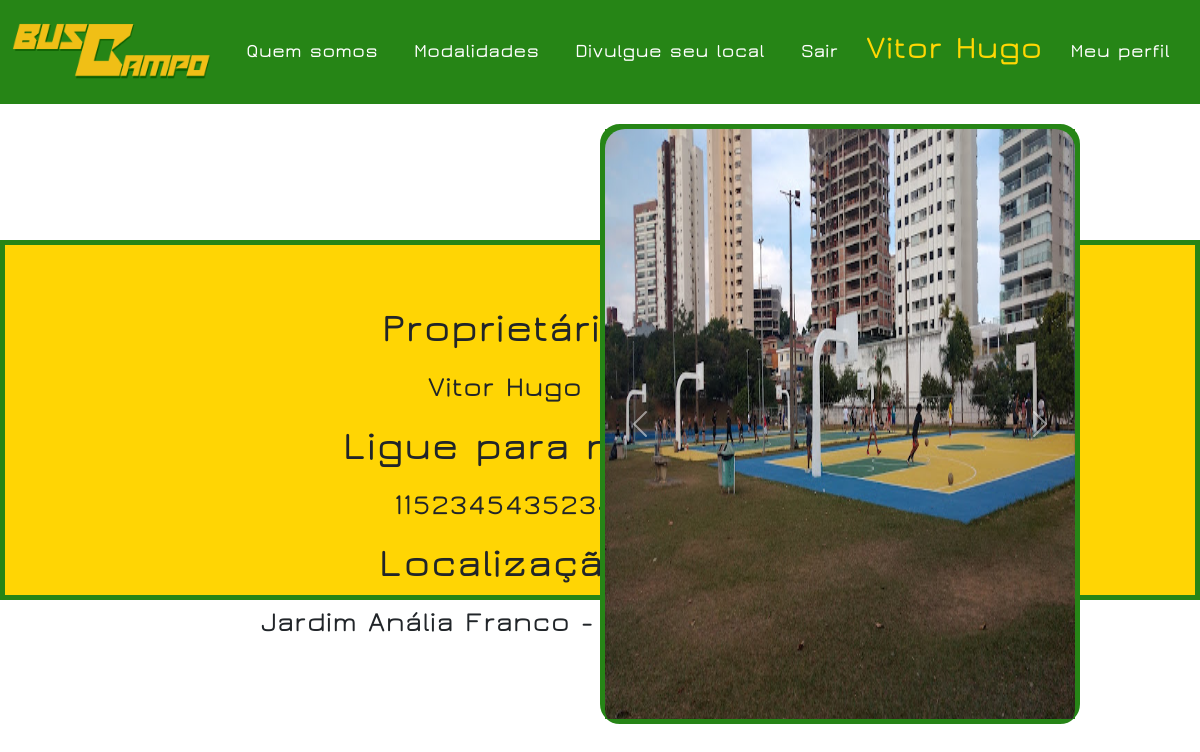
Page /contato.php?id_local=19 (signed in) on the committed database.
### tables this page shows
CREATE TABLE `tb_local` (
  `id_local` int(11) NOT NULL,
  `nome_local` varchar(40) NOT NULL,
  `id_categoria` int(11) NOT NULL,
  `desc_local` varchar(70) NOT NULL,
  `telefone` varchar(15) NOT NULL,
  `cep` varchar(9) NOT NULL,
  `rua` varchar(50) NOT NULL,
  `numero` int(11) NOT NULL,
  `bairro` varchar(40) NOT NULL,
  `cidade` varchar(50) NOT NULL,
  `estado` varchar(2) NOT NULL,
  `id_cliente` int(11) NOT NULL,
  `img1` varchar(60) NOT NULL,
  `img2` varchar(60) NOT NULL,
  `img3` varchar(60) NOT NULL
);

CREATE TABLE `tb_locador` (
  `id_cliente` int(11) NOT NULL,
  `nome_cliente` varchar(32) NOT NULL,
  `email` varchar(50) NOT NULL,
  `doc` varchar(20) NOT NULL,
  `telefone` varchar(15) NOT NULL,
  `imagem` varchar(60) NOT NULL,
  `senha` varchar(40) NOT NULL
);

### contato.php (the view, shortened to what this page needs)
<?php
@include('menu.php');
require('connect.php');
extract($_GET);
$quadra = mysqli_query($con, "SELECT * FROM `tb_local` INNER JOIN `tb_categoria` ON `tb_local`.`id_categoria` = `tb_categoria`.`id_categoria` INNER JOIN `tb_locador` ON `tb_local`.`id_cliente` = `tb_locador`.`id_cliente` where `id_local` = '$id_local'");
$quadra = mysqli_fetch_array($quadra);
?>
<!DOCTYPE html>
<html lang="en">
<head>
    <link rel="stylesheet" href="css/contato.css">
</head>
<body>
<div class="lista">
    <div class="box-lista">
    <h1>Proprietário</h1>
    <h3><?php echo $quadra['nome_cliente'] ?></h3>
    <h1>Ligue para nós</h1>
    <h3><?php echo $quadra['4'] ?></h3>
    <h1>Localização</h1>
    <h3><?php echo "$quadra[bairro]  -  $quadra[cidade]"?></h3>
    </div>
</div>
    <div class="dir">
        <div class="conteudo">
        <div id="carouselExampleControlsNoTouching" class="carousel slide" data-bs-touch="false">
  <div class="carousel-inner">
    <div class="carousel-item active">
      <img src=<?php echo  "$quadra[img1]>"?>
    </div>
  </div>
  <button class="carousel-control-prev" type="button" data-bs-target="#carouselExampleControlsNoTouching" data-bs-slide="prev">
    <span class="carousel-control-prev-icon" aria-hidden="true"></span>
  </button>
  <button class="carousel-control-next" type="button" data-bs-target="#carouselExampleControlsNoTouching" data-bs-slide="next">
    <span class="carousel-control-next-icon" aria-hidden="true"></span>
  </button>
</div>
        </div>
        </div>
</body>
</html>

### css/menu.css (style rules this page uses)
* { font-family: 'jura' !important; }

### css/contato.css (style rules this page uses)
* { border: 0; padding: 0; margin: 0; font-family: 'jura' !important; }
body { background-image: url(../imgs/ball.jpg); background-repeat: no-repeat; background-position: center; background-size: cover; }
.lista { background-color:#ffd504; border: #268516 solid 5px; width: 100%; position: fixed; top: 30%; height: 45vh; display: flex; flex-direction: column; justify-content: center ; }
.lista .box-lista { height: 100%; width: 600px; margin-left: 200px; text-align: center; padding-top: 50px; }
.box-lista h1 { padding: 10px; }
.dir { position: relative; position: relative; left: 45%; width: 50%; height: 100vh; display: flex; align-items: center; justify-content: center; }
.conteudo { background-color: #edf2f4; border-radius: 20px; width: 80%; height: 600px; position: relative; top: 3%; display: flex; flex-direction: column; border: solid 5px #268516; }
.carousel { height: 100%; }
.carousel-inner { background-color: #268516; height: 100%; }
.carousel-inner img { height: 600px; width: 100%; border-radius: 20px; }

### rows in the picture
tb_local: id_cliente.nome_cliente "Vitor Hugo", telefone "1152345435234", bairro "Jardim Anália Franco", img1 (picture)

### other values in the picture
$_SESSION[nome] "Vitor Hugo"
